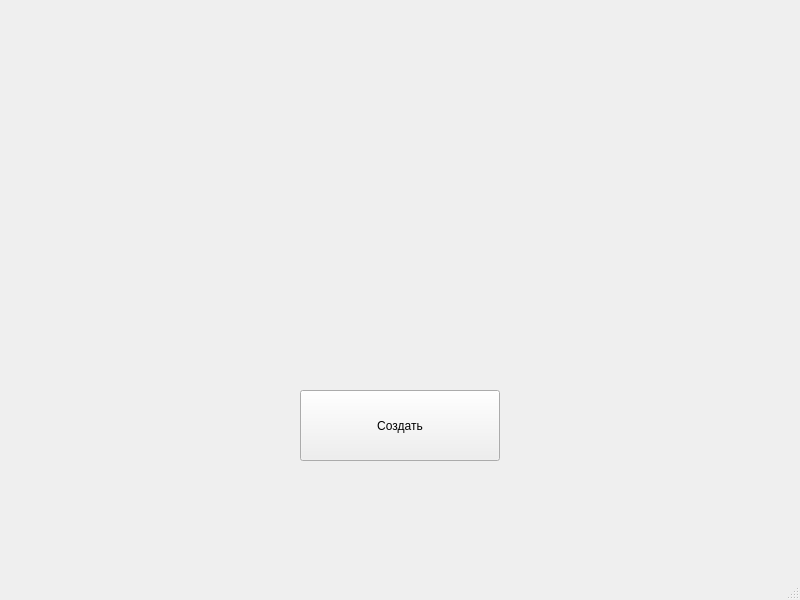
<?xml version="1.0" encoding="UTF-8"?>
<ui version="4.0">
 <class>MainWindow</class>
 <widget class="QMainWindow" name="MainWindow">
  <property name="geometry">
   <rect>
    <x>0</x>
    <y>0</y>
    <width>800</width>
    <height>600</height>
   </rect>
  </property>
  <property name="windowTitle">
   <string>MainWindow</string>
  </property>
  <widget class="QWidget" name="centralwidget">
   <widget class="QPushButton" name="pushButton">
    <property name="geometry">
     <rect>
      <x>300</x>
      <y>390</y>
      <width>200</width>
      <height>71</height>
     </rect>
    </property>
    <property name="text">
     <string>Создать</string>
    </property>
   </widget>
  </widget>
  <widget class="QMenuBar" name="menubar">
   <property name="geometry">
    <rect>
     <x>0</x>
     <y>0</y>
     <width>800</width>
     <height>21</height>
    </rect>
   </property>
  </widget>
  <widget class="QStatusBar" name="statusbar"/>
 </widget>
 <resources/>
 <connections/>
</ui>
